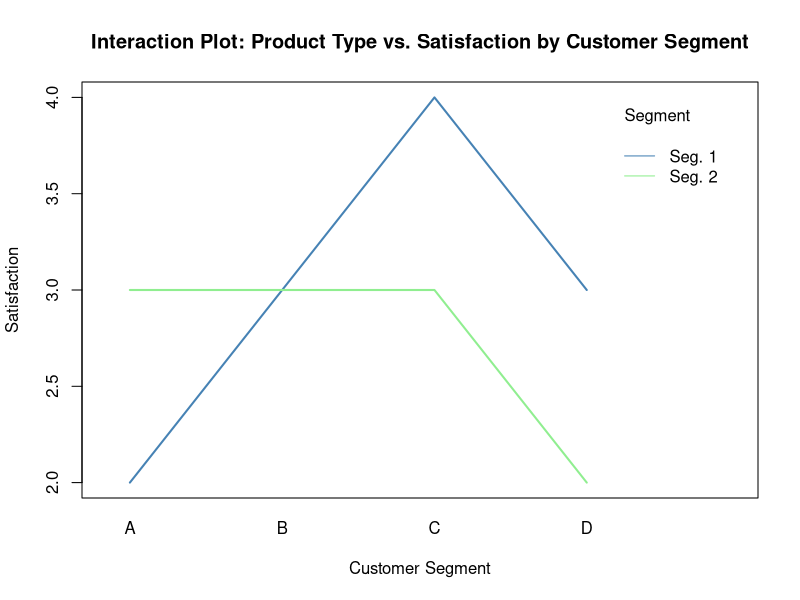

Here is the R script that generated this plot:
## ---- chunk 1
set.seed(123)
# Create a sample dataset
data <- data.frame(
  ProductType = rep(c("A", "B", "C", "D"), each = 10),
  Price = trunc(runif(40, 15, 35)),
  CustomerSegment = rep(c("Seg. 1", "Seg. 2"), times = 20),
  Satisfaction = trunc(runif(40, 2, 5))
)
## ---- chunk 2
# Create the interaction plot
interaction.plot(
  x.factor = data$ProductType,
  trace.factor = data$CustomerSegment,
  response = data$Satisfaction,
  fun = median,
  ylab = "Satisfaction",
  xlab = "Customer Segment",
  lty = 1,
  lwd = 2, 
  col = c("steelblue","lightgreen"),
  fixed = TRUE,
  legend = TRUE,
  trace.label = "Segment"
)

# Adding labels and a title
title("Interaction Plot: Product Type vs. Satisfaction by Customer Segment")
